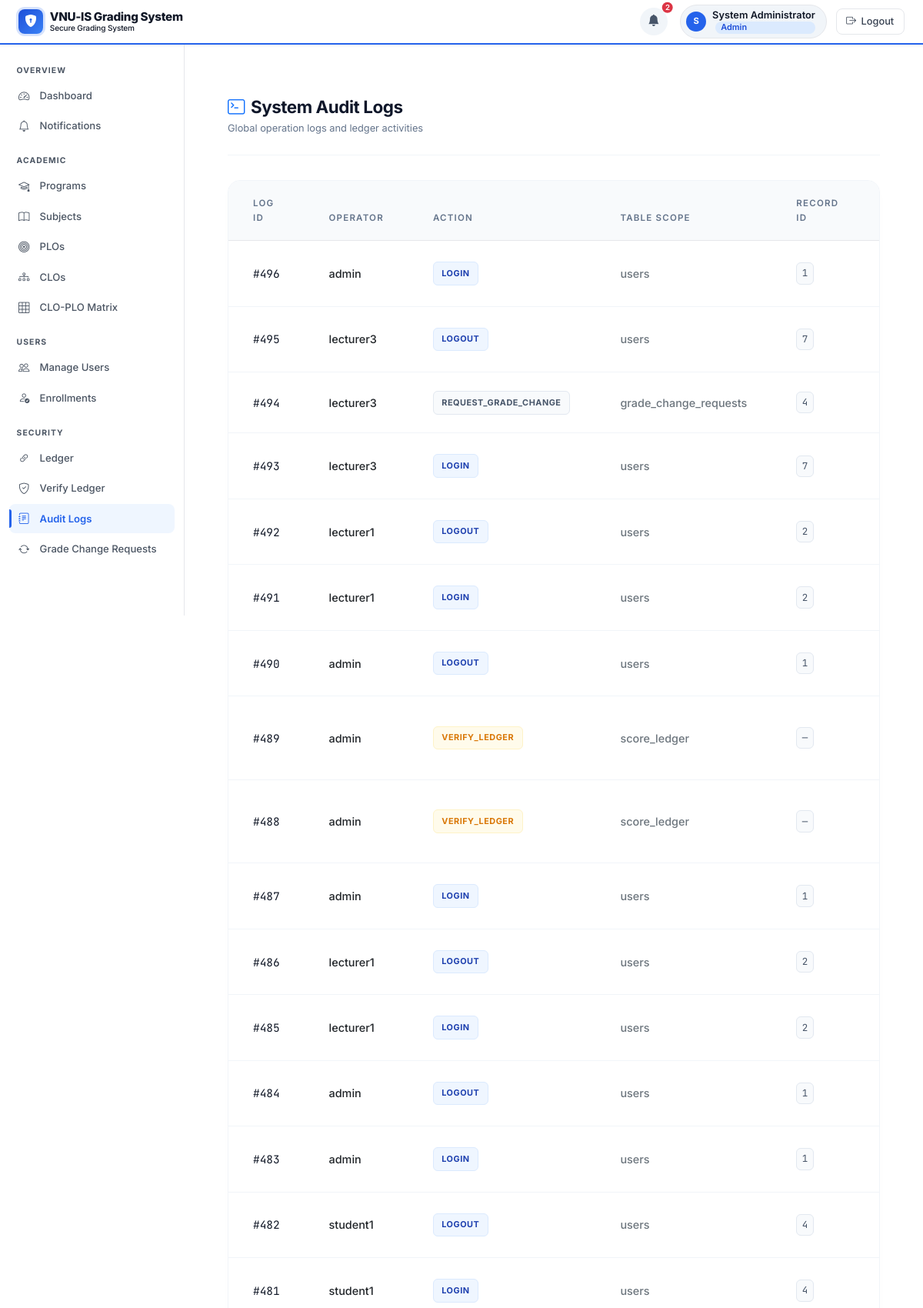
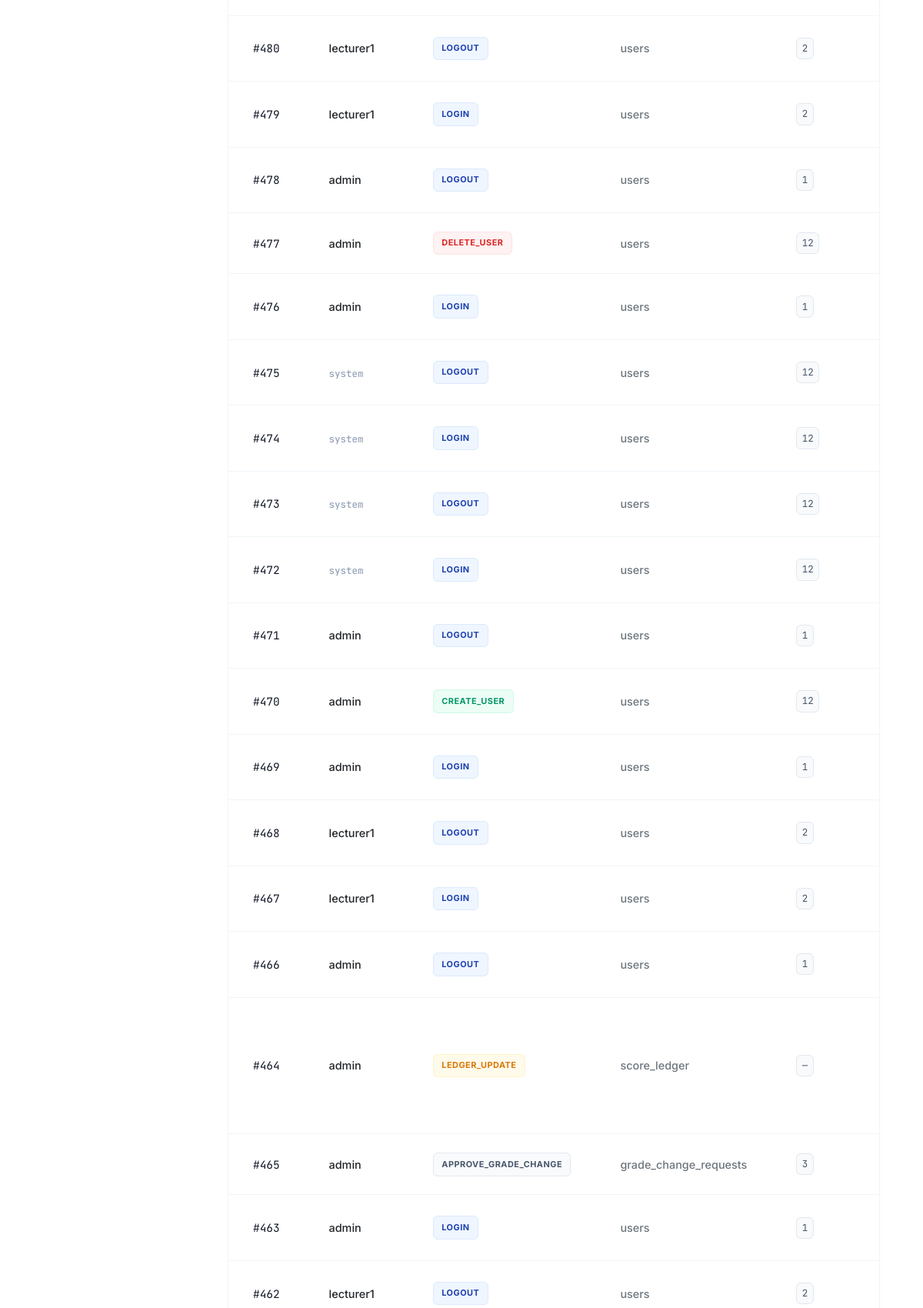
The app's page /index.php?page=audit_logs (signed in, upper part) with its own data (2 pictures, top to bottom).
### tables this page shows
CREATE TABLE `audit_logs` (
  `id` int(11) NOT NULL,
  `user_id` int(11) DEFAULT NULL,
  `action` varchar(100) NOT NULL,
  `table_name` varchar(50) DEFAULT NULL,
  `record_id` int(11) DEFAULT NULL,
  `details` text DEFAULT NULL,
  `ip_address` varchar(45) DEFAULT NULL,
  `created_at` timestamp NOT NULL DEFAULT current_timestamp()
);

CREATE TABLE `users` (
  `id` int(11) NOT NULL,
  `username` varchar(50) NOT NULL,
  `password_hash` varchar(255) NOT NULL,
  `role` enum('admin','lecturer','student') NOT NULL DEFAULT 'student',
  `full_name` varchar(100) NOT NULL,
  `email` varchar(100) NOT NULL,
  `created_at` timestamp NOT NULL DEFAULT current_timestamp()
);

### classes/database.php (called while the page is built, shortened)
<?php
class Database {
    private static $instance = null;
    private $pdo;
    private function __construct() {
        try {
            $dsn = "mysql:host=" . DB_HOST . ";dbname=" . DB_NAME . ";charset=" . DB_CHARSET;
            $this->pdo = new PDO($dsn, DB_USER, DB_PASS, [
                PDO::ATTR_ERRMODE            => PDO::ERRMODE_EXCEPTION,
                PDO::ATTR_DEFAULT_FETCH_MODE => PDO::FETCH_ASSOC,
                PDO::ATTR_EMULATE_PREPARES   => false,
            ]);
        } catch (PDOException $e) {
            die("Database connection failed: " . $e->getMessage());
        }
    }
    public static function getInstance() {
        if (self::$instance === null) {
            self::$instance = new Database();
        }
        return self::$instance;
    }
    public function __get($name) {
        if ($name === 'pdo') return $this->pdo;
        return null;
    }
}

### includes/core.php (called while the page is built, shortened)
<?php
require_once __DIR__ . '/../classes/database.php';
function db(): PDO {
    return Database::getInstance()->pdo;
}
function qAll(string $sql, array $p = []): array {
    $s = db()->prepare($sql); $s->execute($p); return $s->fetchAll();
}

### models/AuditLogModel.php (called while the page is built, shortened)
<?php
class AuditLogModel {
    public static function getAll(): array {
        return qAll("SELECT al.*, u.full_name, u.username
                     FROM audit_logs al
                     LEFT JOIN users u ON al.user_id=u.id
                     ORDER BY al.created_at DESC LIMIT 200");
    }
}

### view/audit_logs.php (the view, shortened to what this page needs)
<?php
function pageAUDIT_LOGS(array $logs = [], string $pageTitle = '', string $pageDesc = ''): void {
    echo "<div class='log-wrapper'>";
    echo "<div class='page-header-luxury'>";
    echo "<h5><i class='bi bi-terminal me-2 text-primary'></i>{$pageTitle}</h5><span class='desc'>{$pageDesc}</span>";
    echo "</div>";
    echo "<div class='academic-ledger-container'>";
    echo "<div class='table-responsive'>";
    echo "<table class='table luxury-table'>";
    echo "<thead>
            <tr>
                <th style='width: 8%'>Log ID</th>
                <th style='width: 15%'>Operator</th>
                <th style='width: 15%'>Action</th>
                <th style='width: 12%'>Table Scope</th>
                <th style='width: 10%'>Record ID</th>
                <th>Operation Details</th>
                <th style='width: 12%'>IP Address</th>
                <th style='width: 15%'>Timestamp</th>
            </tr>
          </thead><tbody>";
    foreach ($logs as $l) {
        $act = strtoupper($l['action'] ?? '');
        $bc = 'action-default';
        if (str_contains($act,'LOGIN') || str_contains($act,'LOGOUT')) $bc = 'action-primary';
        elseif (str_contains($act,'CREATE') || str_contains($act,'INSERT') || str_contains($act,'ENROLL')) $bc = 'action-success';
        elseif (str_contains($act,'EDIT') || str_contains($act,'UPDATE') || str_contains($act,'LEDGER')) $bc = 'action-warning';
        elseif (str_contains($act,'DELETE') || str_contains($act,'TAMPER')) $bc = 'action-danger';
        elseif (str_contains($act,'VERIFY')) $bc = 'action-info';
        $operator = !empty($l['username']) ? h($l['username']) : '<span class="text-system">system</span>';
        $tableName = !empty($l['table_name']) ? h($l['table_name']) : '—';
        $recordId = !empty($l['record_id']) ? h($l['record_id']) : '—';
        $ipAddress = !empty($l['ip_address']) ? h($l['ip_address']) : '—';
        echo "<tr>
            <td class='log-mono'>#{$l['id']}</td>
            <td class='fw-medium text-dark' title='".h($l['full_name'] ?? '')."'>{$operator}</td>
            <td><span class='badge-luxury-tag {$bc}' title='".h($l['action'])."'>" . h($l['action']) . "</span></td>
            <td class='text-secondary fw-medium' title='".h($tableName)."'>{$tableName}</td>
            <td><span class='record-badge'>{$recordId}</span></td>
            <td class='text-muted' title='" . h($l['details'] ?? '') . "'>" . h($l['details'] ?? '—') . "</td>
            <td class='log-mono' style='color: #64748b;'>{$ipAddress}</td>
            <td class='text-secondary' style='font-size: 0.78rem;'>{$l['created_at']}</td>
        </tr>";
    }
    echo "</tbody></table></div></div></div>";
}

### includes/layout.php (style rules this page uses)
*, *::before, *::after { box-sizing: border-box; }
:root { --sidebar-bg: #ffffff; --sidebar-width: 240px; --navbar-h: 58px; --accent: #2563eb; --accent-hover: #1d4ed8; --accent-glow: rgba(37,99,235,.18); --surface: #ffffff; --surface-2: #f8fafc; --border: #e5e7eb; --text-main: #111827; --text-muted: #6b7280; --text-sidebar: #4b5563; --text-sidebar-active: #2563eb; --success: #10b981; --danger: #ef4444; --warning: #f59e0b; --info: #3b82f6; --radius: 10px; --shadow-sm: 0 1px 3px rgba(0,0,0,.06), 0 1px 2px rgba(0,0,0,.04); --shadow-md: 0 4px 16px rgba(0,0,0,.08); --shadow-lg: 0 10px 40px rgba(0,0,0,.10); --transition: all .18s ease; }
body { font-family: 'Inter', system-ui, sans-serif; background: var(--surface-2); color: var(--text-main); font-size: .875rem; line-height: 1.6; -webkit-font-smoothing: antialiased; }
.table { font-size: .84rem; }
.table th { font-size: .75rem; font-weight: 600; text-transform: uppercase; letter-spacing: .04em; color: var(--text-muted); background: #f9fafb; border-bottom: 1px solid var(--border) !important; padding: .65rem 1rem; }
.table td { padding: .65rem 1rem; border-color: #f3f4f6; vertical-align: middle; }

### view/audit_logs.php (style rules this page uses)
body { background: #ffffff !important; font-family: 'Inter', sans-serif !important; color: #1e293b; -webkit-font-smoothing: antialiased; }
.log-wrapper { max-width: 1400px; margin: 2.5rem auto; padding: 0 1.5rem; }
.page-header-luxury { border-bottom: 1px solid #f1f5f9; padding-bottom: 1.5rem; margin-bottom: 2rem; }
.page-header-luxury h5 { font-size: 1.4rem !important; font-weight: 700; color: #0f172a; letter-spacing: -0.02em; margin: 0; }
.page-header-luxury .desc { display: block; font-size: 0.8rem; color: #64748b; font-weight: 400; margin-top: 0.25rem; }
.academic-ledger-container { background: #ffffff; border: 1px solid #f1f5f9; border-radius: 16px; box-shadow: 0 4px 20px rgba(0,0,0,0.01); overflow: hidden; }
.luxury-table { width: 100%; border-collapse: collapse; margin-bottom: 0; }
.luxury-table th { background: #f8fafc !important; color: #64748b; font-weight: 600; font-size: 0.72rem; text-transform: uppercase; letter-spacing: 1.2px; padding: 1.25rem 2rem !important; border-bottom: 1px solid #f1f5f9; }
.luxury-table td { padding: 1.2rem 2rem !important; vertical-align: middle; color: #111827; font-size: 0.9rem; border-bottom: 1px solid #f1f5f9; }
.badge-luxury-tag { font-size: 0.68rem; font-weight: 700; text-transform: uppercase; letter-spacing: 0.5px; padding: 0.35rem 0.65rem; border-radius: 6px; border: 1px solid transparent; display: inline-block; }
.action-primary { background: #eff6ff; color: #1e40af; border-color: #dbeafe; }
.action-success { background: #ecfdf5; color: #059669; border-color: #d1fae5; }
.action-warning { background: #fffbeb; color: #d97706; border-color: #fef3c7; }
.action-danger { background: #fef2f2; color: #dc2626; border-color: #fee2e2; }
.action-default { background: #f8fafc; color: #475569; border-color: #e2e8f0; }
.log-mono { font-family: 'JetBrains Mono', monospace; font-size: 0.78rem; color: #475569; }
.record-badge { background: #f8fafc; padding: 0.2rem 0.4rem; border-radius: 6px; border: 1px solid #e2e8f0; display: inline-block; font-family: 'JetBrains Mono', monospace; font-size: 0.78rem; color: #475569; }
.text-system { font-family: 'JetBrains Mono', monospace; font-size: 0.78rem; color: #94a3b8; font-weight: 500; }

### records on screen
audit_logs: id "496", user.username "admin", action "LOGIN", table_name "users", record "1"
audit_logs: id "495", user.username "lecturer3", action "LOGOUT", table_name "users", record "7"
audit_logs: id "494", user.username "lecturer3", action "REQUEST_GRADE_CHANGE", table_name "grade_change_requests", record "4"
audit_logs: id "493", user.username "lecturer3", action "LOGIN", table_name "users", record "7"
audit_logs: id "492", user.username "lecturer1", action "LOGOUT", table_name "users", record "2"
audit_logs: id "491", user.username "lecturer1", action "LOGIN", table_name "users", record "2"
audit_logs: id "490", user.username "admin", action "LOGOUT", table_name "users", record "1"
audit_logs: id "489", user.username "admin", action "VERIFY_LEDGER", table_name "score_ledger", record "—"
audit_logs: id "488", user.username "admin", action "VERIFY_LEDGER", table_name "score_ledger", record "—"
audit_logs: id "487", user.username "admin", action "LOGIN", table_name "users", record "1"
audit_logs: id "486", user.username "lecturer1", action "LOGOUT", table_name "users", record "2"
audit_logs: id "485", user.username "lecturer1", action "LOGIN", table_name "users", record "2"
audit_logs: id "484", user.username "admin", action "LOGOUT", table_name "users", record "1"
audit_logs: id "483", user.username "admin", action "LOGIN", table_name "users", record "1"
audit_logs: id "482", user.username "student1", action "LOGOUT", table_name "users", record "4"
audit_logs: id "481", user.username "student1", action "LOGIN", table_name "users", record "4"
audit_logs: id "480", user.username "lecturer1", action "LOGOUT", table_name "users", record "2"
audit_logs: id "479", user.username "lecturer1", action "LOGIN", table_name "users", record "2"
audit_logs: id "478", user.username "admin", action "LOGOUT", table_name "users", record "1"
audit_logs: id "477", user.username "admin", action "DELETE_USER", table_name "users", record "12"
audit_logs: id "476", user.username "admin", action "LOGIN", table_name "users", record "1"
audit_logs: id "475", shows "system", action "LOGOUT", table_name "users", record "12"
audit_logs: id "474", shows "system", action "LOGIN", table_name "users", record "12"
audit_logs: id "473", shows "system", action "LOGOUT", table_name "users", record "12"
audit_logs: id "472", shows "system", action "LOGIN", table_name "users", record "12"
audit_logs: id "471", user.username "admin", action "LOGOUT", table_name "users", record "1"
audit_logs: id "470", user.username "admin", action "CREATE_USER", table_name "users", record "12"
audit_logs: id "469", user.username "admin", action "LOGIN", table_name "users", record "1"
audit_logs: id "468", user.username "lecturer1", action "LOGOUT", table_name "users", record "2"
audit_logs: id "467", user.username "lecturer1", action "LOGIN", table_name "users", record "2"
audit_logs: id "466", user.username "admin", action "LOGOUT", table_name "users", record "1"
audit_logs: id "464", user.username "admin", action "LEDGER_UPDATE", table_name "score_ledger", record "—"
audit_logs: id "465", user.username "admin", action "APPROVE_GRADE_CHANGE", table_name "grade_change_requests", record "3"
audit_logs: id "463", user.username "admin", action "LOGIN", table_name "users", record "1"
audit_logs: id "462", user.username "lecturer1", action "LOGOUT", table_name "users", record "2"

### other values on screen
APP_NAME "VNU-IS Grading System"
$unreadCount "2"
$initials "S"
$fn "System Administrator"
$r "Admin"
$label "Dashboard Notifications Programs Subjects PLOs CLOs CLO-PLO Matrix Manage Users Enrollments Ledger Verify Ledger Audit Logs Grade Change Requests"
$pageTitle "System Audit Logs"
$pageDesc "Global operation logs and ledger activities"
